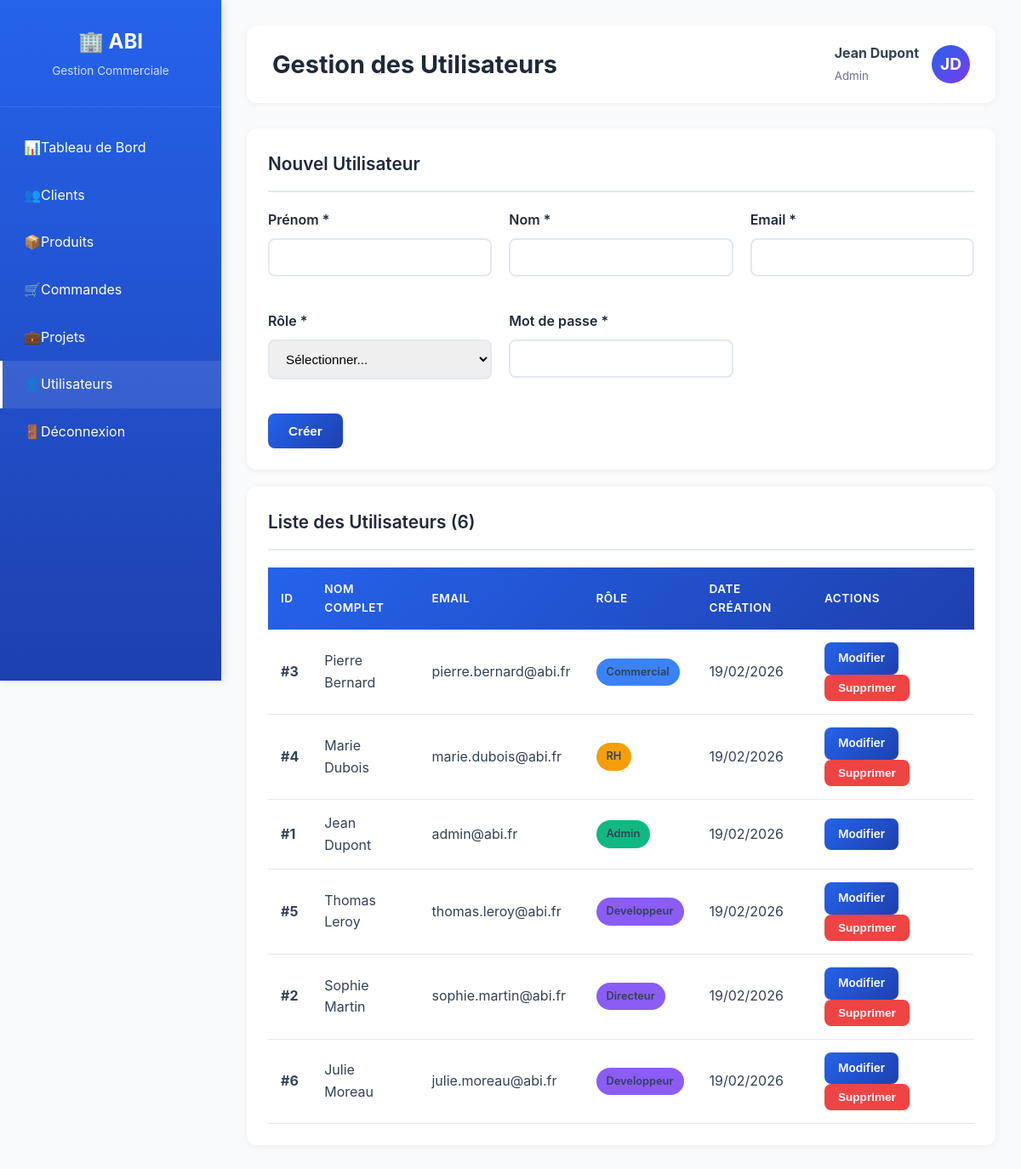
Page /public/pages/utilisateurs.php (signed in) on the committed database.
### tables this page shows
CREATE TABLE utilisateurs (
    id INT AUTO_INCREMENT PRIMARY KEY,
    nom VARCHAR(100) NOT NULL,
    prenom VARCHAR(100) NOT NULL,
    email VARCHAR(150) UNIQUE NOT NULL,
    mot_de_passe VARCHAR(255) NOT NULL,
    role ENUM('Directeur', 'RH', 'Commercial', 'Developpeur', 'Secretaire', 'Admin') DEFAULT 'Commercial',
    date_creation TIMESTAMP DEFAULT CURRENT_TIMESTAMP,
    INDEX idx_email (email),
    INDEX idx_role (role)
);

### classes/Permission.php (called while the page is built, shortened)
<?php
class Permission {
    private $role;
    public function __construct($role, $userId = null) {
        $this->role = $role;
    }
    public function can($permission) {
        return self::$rolePermissions[$this->role][$permission] ?? false;
    }
    public function canView($resource) {
        return $this->can("view_{$resource}");
    }
    public function canCreate($resource) {
        return $this->can("create_{$resource}");
    }
    public function canEdit($resource) {
        return $this->can("edit_{$resource}");
    }
    public function canDelete($resource) {
        return $this->can("delete_{$resource}");
    }
    public function getMenuItems() {
        $menu = [];
        $scriptPath = $_SERVER['SCRIPT_NAME'] ?? '';
        $pathPrefix = '';
        if (strpos($scriptPath, '/public/pages/') !== false) {
            $pathPrefix = '../';
        } elseif (strpos($scriptPath, '/public/') !== false) {
            $pathPrefix = '';
        } else {
            $pathPrefix = 'public/';
        }
        $menu[] = [
            'url' => $pathPrefix . 'dashboard.php',
            'icon' => '📊',
            'label' => 'Tableau de Bord',
            'active' => true
        ];
        if ($this->canView('clients')) {
            $menu[] = [
                'url' => $pathPrefix . 'pages/clients.php',
                'icon' => '👥',
                'label' => 'Clients',
                'active' => true
            ];
        }
        if ($this->canView('products')) {
            $menu[] = [
                'url' => $pathPrefix . 'pages/produits.php',
                'icon' => '📦',
                'label' => 'Produits',
                'active' => true
            ];
        }
        if ($this->canView('orders')) {
            $menu[] = [
                'url' => $pathPrefix . 'pages/commandes.php',
                'icon' => '🛒',
                'label' => 'Commandes',
                'active' => true
            ];
        }
        if ($this->canView('projects')) {
            $menu[] = [
                'url' => $pathPrefix . 'pages/projets.php',
                'icon' => '💼',
                'label' => 'Projets',
                'active' => true
            ];
        }
        if ($this->canView('users')) {
            $menu[] = [
                'url' => $pathPrefix . 'pages/utilisateurs.php',
                'icon' => '👤',
                'label' => 'Utilisateurs',
                'active' => true
            ];
        }
        return $menu;
    }
    public static function current() {
        return new self($_SESSION['utilisateur_role'], $_SESSION['utilisateur_id']);
    }
}

### includes/auth.php (called while the page is built, shortened)
<?php
function estConnecte() {
    return isset($_SESSION['utilisateur_id']);
}
function utilisateurConnecte() {
    if (estConnecte()) {
        return [
            'id' => $_SESSION['utilisateur_id'],
            'nom' => $_SESSION['utilisateur_nom'] ?? '',
            'prenom' => $_SESSION['utilisateur_prenom'] ?? '',
            'email' => $_SESSION['utilisateur_email'] ?? '',
            'role' => $_SESSION['utilisateur_role'] ?? ''
        ];
    }
    return null;
}
function requirePermission($permission, $redirectUrl = null) {
    require_once __DIR__ . '/../classes/Permission.php';
}
function getPermission() {
    require_once __DIR__ . '/../classes/Permission.php';
    return Permission::current();
}

### classes/User.php (called while the page is built, shortened)
<?php
class User {
    private $db;
    public function __construct() {
        $this->db = Database::getInstance()->getConnection();
    }
    public function getAll() {
        $stmt = $this->db->query("SELECT id, nom, prenom, email, role, date_creation FROM utilisateurs ORDER BY nom");
        return $stmt->fetchAll();
    }
}

### classes/Database.php (called while the page is built, shortened)
<?php
class Database {
    private static $instance = null;
    private $connection;
    private function __construct() {
        try {
            $dsn = "mysql:host=" . DB_HOST . ";dbname=" . DB_NAME . ";charset=" . DB_CHARSET;
            $options = [
                PDO::ATTR_ERRMODE => PDO::ERRMODE_EXCEPTION,
                PDO::ATTR_DEFAULT_FETCH_MODE => PDO::FETCH_ASSOC,
                PDO::ATTR_EMULATE_PREPARES => false,
            ];
            $this->connection = new PDO($dsn, DB_USER, DB_PASS, $options);
        } catch (PDOException $e) {
            die("Erreur de connexion à la base de données: " . $e->getMessage());
        }
    }
    public static function getInstance() {
        if (self::$instance === null) {
            self::$instance = new self();
        }
        return self::$instance;
    }
    public function getConnection() {
        return $this->connection;
    }
}

### includes/functions.php (called while the page is built, shortened)
<?php
function formaterDate($date, $format = 'd/m/Y') {
    return date($format, strtotime($date));
}

### public/pages/utilisateurs.php (the view, shortened to what this page needs)
<?php
require_once '../../classes/Database.php';
require_once '../../classes/User.php';
require_once '../../classes/Permission.php';
require_once '../../includes/auth.php';
require_once '../../includes/functions.php';
$user = utilisateurConnecte();
$permission = getPermission();
$userModel = new User();
$users = $userModel->getAll();
$userEdit = null;
?>
<!DOCTYPE html>
<html lang="fr">
<head>
    <link rel="stylesheet" href="../../assets/css/style.css">
</head>
<body>
    <div class="wrapper">
        <aside class="sidebar">
            <div class="sidebar-header">
                <h2>🏢 ABI</h2>
                <p>Gestion Commerciale</p>
            </div>
            <nav class="sidebar-menu">
                <?php
                $menuItems = $permission->getMenuItems();
                foreach ($menuItems as $item):
                    if ($item['active']):
                ?>
                    <a href="<?php echo $item['url']; ?>" class="<?php echo basename($_SERVER['PHP_SELF']) == basename($item['url']) ? 'active' : ''; ?>">
                        <span><?php echo $item['icon']; ?></span> <?php echo $item['label']; ?>
                    </a>
                <?php
                    endif;
                endforeach;
                ?>
                <a href="../logout.php"><span>🚪</span> Déconnexion</a>
            </nav>
        </aside>
        <main class="main-content">
            <div class="header">
                <h1>Gestion des Utilisateurs</h1>
                <div class="user-info">
                    <div>
                        <strong><?php echo htmlspecialchars($user['prenom'] . ' ' . $user['nom']); ?></strong><br>
                        <small style="color: #64748b;"><?php echo htmlspecialchars($user['role']); ?></small>
                    </div>
                    <div class="user-avatar">
                        <?php echo strtoupper(substr($user['prenom'], 0, 1) . substr($user['nom'], 0, 1)); ?>
                    </div>
                </div>
            </div>
            <?php if ($permission->canCreate('users')): ?>
            <div class="card">
                <div class="card-header">
                    <h3><?php echo $userEdit ? 'Modifier l\'Utilisateur' : 'Nouvel Utilisateur'; ?></h3>
                </div>
                <form method="POST">
                    <div style="display: grid; grid-template-columns: repeat(auto-fit, minmax(250px, 1fr)); gap: 20px;">
                        <div class="form-group">
                            <label for="prenom">Prénom *</label>
                            <input type="text" id="prenom" name="prenom" class="form-control"
                                   value="<?php echo htmlspecialchars($userEdit['prenom'] ?? ''); ?>" required>
                        </div>
                        <div class="form-group">
                            <label for="nom">Nom *</label>
                            <input type="text" id="nom" name="nom" class="form-control"
                                   value="<?php echo htmlspecialchars($userEdit['nom'] ?? ''); ?>" required>
                        </div>
                        <div class="form-group">
                            <label for="email">Email *</label>
                            <input type="email" id="email" name="email" class="form-control"
                                   value="<?php echo htmlspecialchars($userEdit['email'] ?? ''); ?>" required>
                        </div>
                        <div class="form-group">
                            <label for="role">Rôle *</label>
                            <select id="role" name="role" class="form-control" required>
                                <option value="">Sélectionner...</option>
                            </select>
                        </div>
                        <div class="form-group">
                            <label for="password">Mot de passe <?php echo $userEdit ? '(laisser vide pour ne pas changer)' : '*'; ?></label>
                            <input type="password" id="password" name="password" class="form-control"
                                   <?php echo $userEdit ? '' : 'required'; ?>>
                        </div>
                    </div>
                    <div style="display: flex; gap: 10px; margin-top: 20px;">
                        <button type="submit" class="btn btn-primary">
                            <?php echo $userEdit ? 'Modifier' : 'Créer'; ?>
                        </button>
                    </div>
                </form>
            </div>
            <?php endif; ?>
            <div class="card">
                <div class="card-header">
                    <h3>Liste des Utilisateurs (<?php echo count($users); ?>)</h3>
                </div>
                <div class="table-responsive">
                    <table>
                        <thead>
                            <tr>
                                <th>ID</th>
                                <th>Nom Complet</th>
                                <th>Email</th>
                                <th>Rôle</th>
                                <th>Date Création</th>
                                <th>Actions</th>
                            </tr>
                        </thead>
                        <tbody>
                            <?php if (empty($users)): ?>
                                <tr>
                                    <td colspan="6" style="text-align: center; padding: 30px;">Aucun utilisateur trouvé</td>
                                </tr>
                            <?php else: ?>
                                <?php foreach ($users as $u): ?>
                                    <tr>
                                        <td><strong>#<?php echo $u['id']; ?></strong></td>
                                        <td><?php echo htmlspecialchars($u['prenom'] . ' ' . $u['nom']); ?></td>
                                        <td><?php echo htmlspecialchars($u['email']); ?></td>
                                        <td>
                                            <span class="badge" style="background: <?php
                                                echo $u['role'] === 'Admin' ? '#10b981' :
                                                    ($u['role'] === 'Commercial' ? '#3b82f6' :
                                                    ($u['role'] === 'RH' ? '#f59e0b' : '#8b5cf6'));
                                            ?>">
                                                <?php echo htmlspecialchars($u['role']); ?>
                                            </span>
                                        </td>
                                        <td><?php echo formaterDate($u['created_at'] ?? date('Y-m-d')); ?></td>
                                        <td>
                                            <?php if ($permission->canEdit('users')): ?>
                                                <a href="?edit=<?php echo $u['id']; ?>" class="btn btn-sm btn-primary">Modifier</a>
                                            <?php endif; ?>
                                            <?php if ($permission->canDelete('users') && $u['id'] !== $user['id']): ?>
                                                <form method="POST" style="display: inline;" onsubmit="return confirm('Supprimer cet utilisateur ?');">
                                                    <button type="submit" class="btn btn-sm btn-danger">Supprimer</button>
                                                </form>
                                            <?php endif; ?>
                                        </td>
                                    </tr>
                                <?php endforeach; ?>
                            <?php endif; ?>
                        </tbody>
                    </table>
                </div>
            </div>
        </main>
    </div>
</body>
</html>

### rows in the picture
utilisateurs: prenom+nom "Jean Dupont", role "Admin", prenom+nom "JD", id "1", email "admin@abi.fr"
utilisateurs: id "3", prenom+nom "Pierre Bernard", email "pierre.bernard@abi.fr", role "Commercial"
utilisateurs: id "4", prenom+nom "Marie Dubois", email "marie.dubois@abi.fr", role "RH"
utilisateurs: id "5", prenom+nom "Thomas Leroy", email "thomas.leroy@abi.fr", role "Developpeur"
utilisateurs: id "2", prenom+nom "Sophie Martin", email "sophie.martin@abi.fr", role "Directeur"
utilisateurs: id "6", prenom+nom "Julie Moreau", email "julie.moreau@abi.fr", role "Developpeur"

### other values in the picture
$item['icon'] "📊"
$item['label'] "Tableau de Bord"
$item['icon'] "👥"
$item['label'] "Clients"
$item['icon'] "📦"
$item['label'] "Produits"
$item['icon'] "🛒"
$item['label'] "Commandes"
$item['icon'] "💼"
$item['label'] "Projets"
$item['label'] "Utilisateurs"
count($users) "6"
